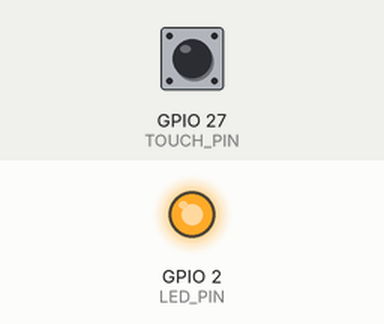
Bench run of a sketch on a simulated ESP32. Shown: output pins drawn as LEDs (lit = HIGH). The inputs (shaded band) are chosen by the test bench; at power-on: GPIO 27 (TOUCH_PIN) HIGH. What the sketch prints to the serial monitor is not drawn.

Above: at 0.1 s.
Timing chart, 0 to 1.6 s (numbered marks = the images above):
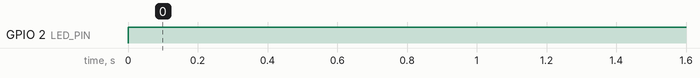

Measured:
- by itself, GPIO 2 (LED_PIN): LOW → HIGH at 0.00 s

The sketch:

ex04.ino
```cpp
#define TOUCH_PIN  27
#define LED_PIN    2

bool ledState = false;
bool lastTouched = false;

void setup() {
  pinMode(LED_PIN, OUTPUT);
  digitalWrite(LED_PIN, LOW);
  Serial.begin(115200);
}

void loop() {
  int val = touchRead(TOUCH_PIN);
  bool nowTouched = (val < 500);
  if (nowTouched && !lastTouched) {
    ledState = !ledState;
    digitalWrite(LED_PIN, ledState);
    Serial.print("LED: ");
    Serial.println(ledState ? "ON" : "OFF");
    delay(50);
  }
  lastTouched = nowTouched;
}
```
